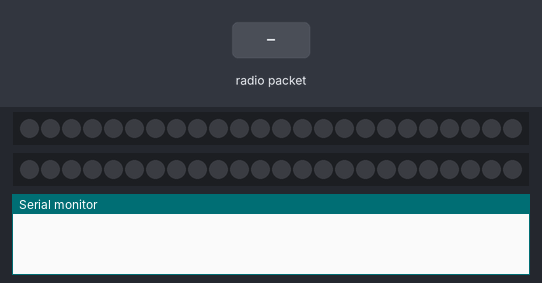
Bench run of a sketch on a simulated ESP32. Parts: 2 × 24 RGB LEDs in strip order, left to right, the last lines printed to the serial monitor. The test bench sets the inputs (shaded band). Dim RGB values are drawn brighter than linear.

Above: at 1.2 s.
1.3 s: radio packet "5" arrives
At 2.5 s:
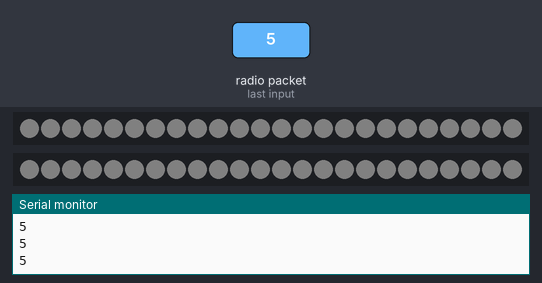
2.8 s: radio packet "90" arrives
4.3 s: radio packet "200" arrives
At 5.1 s:
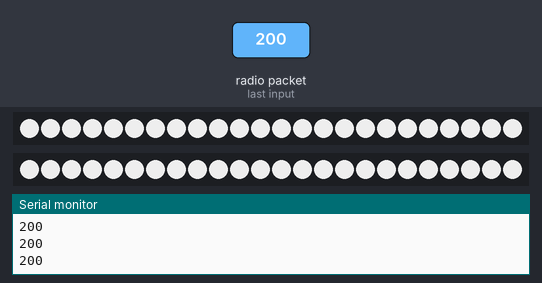
Timing chart, 0 to 7.3 s (numbered marks = the images above; inputs shaded):
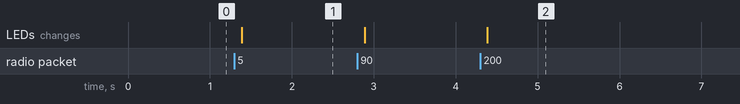

The sketch:

reciever_code_works.ino
```cpp
#include <esp_now.h>
#include <WiFi.h>
#include <ArduinoJson.h>
#include <Adafruit_NeoPixel.h>
#ifdef __AVR__
 #include <avr/power.h> // Required for 16 MHz Adafruit Trinket
#endif

#define PIN1       33
#define PIN2       17
#define NUMPIXELS 24

Adafruit_NeoPixel pixels1(NUMPIXELS, PIN1, NEO_GRB + NEO_KHZ800);
Adafruit_NeoPixel pixels2(NUMPIXELS, PIN2, NEO_GRB + NEO_KHZ800);

#define DELAYVAL 500 // Time (in milliseconds) to pause between pixels


void onReceiveData(const uint8_t *mac, const uint8_t *data, int len) {
  char buffer[ESP_NOW_MAX_DATA_LEN + 1];
  int msgLen = min(ESP_NOW_MAX_DATA_LEN, len);
  strncpy(buffer, (const char *)data, msgLen);

  // Make sure we are null terminated
  buffer[msgLen] = 0;
  String recvd = String(buffer);
  int comma1 = recvd.indexOf(',');
  int comma2 = recvd.indexOf(',', comma1+1);

  String first = recvd.substring(0,comma1);
  String second = recvd.substring(comma1+1, comma2);
  String third = recvd.substring(comma2+1);

  Serial.println(first.toInt());
  Serial.println(second.toInt());
  Serial.println(third.toInt());
  for(int i=0; i<24; i++){
    pixels1.setPixelColor(i,pixels1.Color(first.toInt(),second.toInt(),third.toInt()));
    pixels1.show();
    pixels2.setPixelColor(i,pixels2.Color(first.toInt(),second.toInt(),third.toInt()));
    pixels2.show();
  }

}

void setup() {
  Serial.begin(115200);

  WiFi.mode(WIFI_STA);

  if (esp_now_init() != ESP_OK) {
    Serial.println("Error initializing ESP-NOW");
    return;
  }
  pixels1.begin();
  pixels2.begin();

  esp_now_register_recv_cb(onReceiveData);

}

void loop() {}
```

Measured:
- after the input at 1.3 s, the LEDs: change after 0.09 s (image 1)
- after the input at 4.3 s, the LEDs: change after 0.09 s (image 2)
